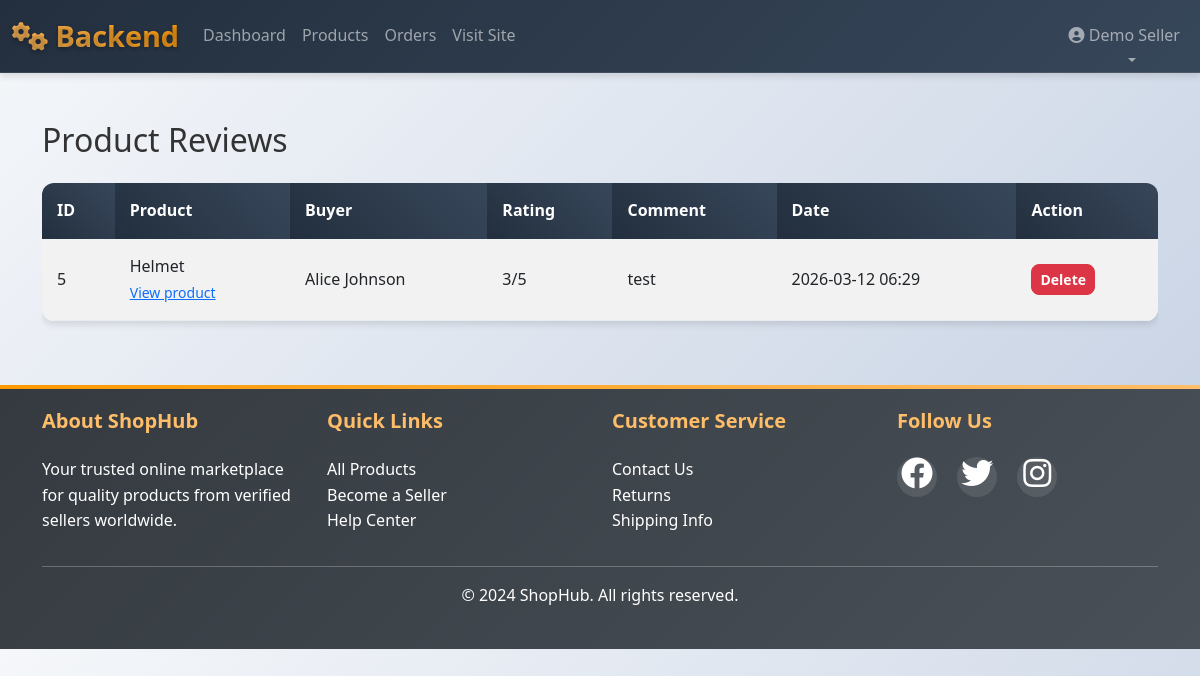
The app's page /reviews.php (signed in) with its own data.
### tables this page shows
CREATE TABLE `reviews` (
  `id` int(11) NOT NULL,
  `product_id` int(11) NOT NULL,
  `user_id` int(11) NOT NULL,
  `rating` int(11) DEFAULT NULL CHECK (`rating` between 1 and 5),
  `comment` text DEFAULT NULL,
  `created_at` timestamp NOT NULL DEFAULT current_timestamp()
);

CREATE TABLE `products` (
  `id` int(11) NOT NULL,
  `seller_id` int(11) NOT NULL,
  `name` varchar(255) NOT NULL,
  `description` text DEFAULT NULL,
  `price` decimal(10,2) NOT NULL,
  `stock` int(11) DEFAULT 0,
  `category` varchar(100) DEFAULT NULL,
  `image` varchar(255) DEFAULT NULL,
  `status` enum('active','inactive') DEFAULT 'active',
  `created_at` timestamp NOT NULL DEFAULT current_timestamp(),
  `language` varchar(10) DEFAULT 'en',
  `currency` varchar(3) DEFAULT 'USD'
);

CREATE TABLE `users` (
  `id` int(11) NOT NULL,
  `email` varchar(255) NOT NULL,
  `password` varchar(255) NOT NULL,
  `full_name` varchar(255) NOT NULL,
  `user_type` enum('buyer','seller','admin') DEFAULT 'buyer',
  `account_status` enum('active','pending','rejected') NOT NULL DEFAULT 'active',
  `shop_name` varchar(255) DEFAULT NULL,
  `phone` varchar(20) DEFAULT NULL,
  `address` text DEFAULT NULL,
  `created_at` timestamp NOT NULL DEFAULT current_timestamp(),
  `review_email_last_sent_at` timestamp NULL DEFAULT NULL,
  `review_email_sent_count` int(11) NOT NULL DEFAULT 0,
  `reviewed_at` timestamp NULL DEFAULT NULL,
  `reviewed_by` int(11) DEFAULT NULL
);

### reviews.php (the view, shortened to what this page needs)
<?php
require_once '../config/database.php';
$seller_id = (int)$_SESSION['user_id'];
$stmt = $pdo->prepare("
    SELECT
        r.id,
        r.product_id,
        r.user_id,
        r.rating,
        r.comment,
        r.created_at,
        p.name AS product_name,
        u.full_name AS buyer_name
    FROM reviews r
    JOIN products p ON p.id = r.product_id
    JOIN users u ON u.id = r.user_id
    WHERE p.seller_id = ?
    ORDER BY r.created_at DESC
");
$stmt->execute([$seller_id]);
$reviews = $stmt->fetchAll();
?>
<!DOCTYPE html>
<html lang="en">
<head>
    <link href="https://cdn.jsdelivr.net/npm/bootstrap@5.3.0/dist/css/bootstrap.min.css" rel="stylesheet">
    <link rel="stylesheet" href="https://cdnjs.cloudflare.com/ajax/libs/font-awesome/6.4.0/css/all.min.css">
    <link rel="stylesheet" href="../assets/css/style.css">
</head>
<body>
    <?php include '../includes/backend-header.php'; ?>
    <div class="container my-5">
        <h2 class="mb-4">Product Reviews</h2>
        <?php if(empty($reviews)): ?>
            <div class="alert alert-secondary">No reviews found for your products.</div>
        <?php else: ?>
            <div class="table-responsive">
                <table class="table table-striped align-middle">
                    <thead>
                        <tr>
                            <th>ID</th>
                            <th>Product</th>
                            <th>Buyer</th>
                            <th>Rating</th>
                            <th>Comment</th>
                            <th>Date</th>
                            <th>Action</th>
                        </tr>
                    </thead>
                    <tbody>
                        <?php foreach($reviews as $r): ?>
                            <tr>
                                <td><?= (int)$r['id'] ?></td>
                                <td>
                                    <?= htmlspecialchars($r['product_name']) ?><br>
                                    <a class="small" href="../product-detail.php?id=<?= (int)$r['product_id'] ?>" target="_blank">View product</a>
                                </td>
                                <td><?= htmlspecialchars($r['buyer_name']) ?></td>
                                <td><?= (int)$r['rating'] ?>/5</td>
                                <td style="max-width: 420px; white-space: normal;"><?= nl2br(htmlspecialchars($r['comment'])) ?></td>
                                <td><?= date('Y-m-d H:i', strtotime($r['created_at'])) ?></td>
                                <td>
                                    <form method="post" onsubmit="return confirm('Delete this review?');">
                                        <button type="submit" class="btn btn-sm btn-danger">Delete</button>
                                    </form>
                                </td>
                            </tr>
                        <?php endforeach; ?>
                    </tbody>
                </table>
            </div>
        <?php endif; ?>
    </div>
    <?php include '../includes/footer.php'; ?>
</body>
</html>

### assets/css/style.css (style rules this page uses)
:root { --primary-color: #232f3e; --secondary-color: #febd69; --accent-color: #ff9900; --success-color: #28a745; --danger-color: #dc3545; --warning-color: #ffc107; --info-color: #17a2b8; --light-bg: #f8f9fa; --dark-bg: #343a40; --shadow: 0 4px 6px rgba(0, 0, 0, 0.1); --shadow-hover: 0 8px 25px rgba(0, 0, 0, 0.15); --border-radius: 12px; --transition: all 0.3s cubic-bezier(0.4, 0, 0.2, 1); }
* { box-sizing: border-box; }
body { font-family: 'Segoe UI', Tahoma, Geneva, Verdana, sans-serif; background: linear-gradient(135deg, #f5f7fa 0%, #c3cfe2 100%); color: #333; line-height: 1.6; margin: 0; padding: 0; }
.btn { border-radius: 8px; font-weight: 600; transition: var(--transition); position: relative; overflow: hidden; }
.btn::before { content: ''; position: absolute; top: 0; left: -100%; width: 100%; height: 100%; background: linear-gradient(90deg, transparent, rgba(255, 255, 255, 0.2), transparent); transition: var(--transition); }
.table { border-radius: var(--border-radius); overflow: hidden; box-shadow: var(--shadow); }
.table th { background: linear-gradient(45deg, var(--primary-color), #37475a); color: white; border: none; font-weight: 600; padding: 15px; }
.table td { padding: 15px; border: none; border-bottom: 1px solid #e9ecef; }

### records on screen
reviews: id "5", product.name "Helmet", user.full_name "Alice Johnson", rating "3", comment "test", created_at "2026-03-12 06:29"

### other values on screen
$full_name "Demo Seller"
